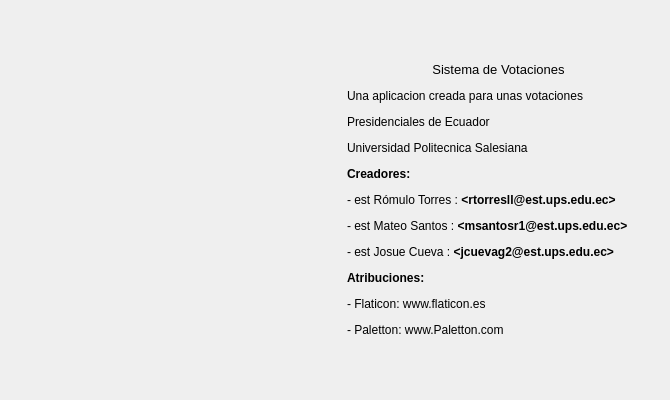
<?xml version="1.0" encoding="UTF-8"?>
<ui version="4.0">
 <class>Dialog</class>
 <widget class="QDialog" name="Dialog">
  <property name="geometry">
   <rect>
    <x>0</x>
    <y>0</y>
    <width>670</width>
    <height>400</height>
   </rect>
  </property>
  <property name="minimumSize">
   <size>
    <width>670</width>
    <height>400</height>
   </size>
  </property>
  <property name="maximumSize">
   <size>
    <width>670</width>
    <height>400</height>
   </size>
  </property>
  <property name="windowTitle">
   <string>Dialog</string>
  </property>
  <layout class="QHBoxLayout" name="horizontalLayout_3">
   <item>
    <widget class="QWidget" name="widget_3" native="true">
     <layout class="QHBoxLayout" name="horizontalLayout_2">
      <item>
       <widget class="QWidget" name="widget_2" native="true">
        <property name="styleSheet">
         <string notr="true">image: url(:/Recursos/logo-ups-home.png);</string>
        </property>
       </widget>
      </item>
     </layout>
    </widget>
   </item>
   <item>
    <widget class="QWidget" name="widget" native="true">
     <layout class="QHBoxLayout" name="horizontalLayout">
      <item>
       <widget class="QLabel" name="label">
        <property name="text">
         <string>&lt;html&gt;&lt;head/&gt;&lt;body&gt;&lt;p align=&quot;center&quot;&gt;&lt;span style=&quot; font-size:10pt;&quot;&gt;Sistema de Votaciones&lt;/span&gt;&lt;/p&gt;&lt;p align=&quot;justify&quot;&gt;Una aplicacion creada para unas votaciones&lt;/p&gt;&lt;p align=&quot;justify&quot;&gt;Presidenciales de Ecuador&lt;/p&gt;&lt;p align=&quot;justify&quot;&gt;Universidad Politecnica Salesiana &lt;/p&gt;&lt;p align=&quot;justify&quot;&gt;&lt;span style=&quot; font-weight:600;&quot;&gt;Creadores:&lt;/span&gt;&lt;/p&gt;&lt;p align=&quot;justify&quot;&gt;- est Rómulo Torres : &lt;span style=&quot; font-weight:600;&quot;&gt;&amp;lt;rtorresll@est.ups.edu.ec&amp;gt;&lt;/span&gt;&lt;/p&gt;&lt;p align=&quot;justify&quot;&gt;- est Mateo Santos :&lt;span style=&quot; font-weight:600;&quot;&gt; &amp;lt;msantosr1@est.ups.edu.ec&amp;gt;&lt;/span&gt;&lt;/p&gt;&lt;p align=&quot;justify&quot;&gt;- est Josue Cueva : &lt;span style=&quot; font-weight:600;&quot;&gt;&amp;lt;jcuevag2@est.ups.edu.ec&amp;gt;&lt;/span&gt;&lt;/p&gt;&lt;p align=&quot;justify&quot;&gt;&lt;span style=&quot; font-weight:600;&quot;&gt;Atribuciones:&lt;/span&gt;&lt;/p&gt;&lt;p align=&quot;justify&quot;&gt;- Flaticon: www.flaticon.es&lt;/p&gt;&lt;p align=&quot;justify&quot;&gt;- Paletton: www.Paletton.com&lt;/p&gt;&lt;/body&gt;&lt;/html&gt;</string>
        </property>
        <property name="wordWrap">
         <bool>false</bool>
        </property>
       </widget>
      </item>
     </layout>
    </widget>
   </item>
  </layout>
 </widget>
 <resources/>
 <connections/>
</ui>
